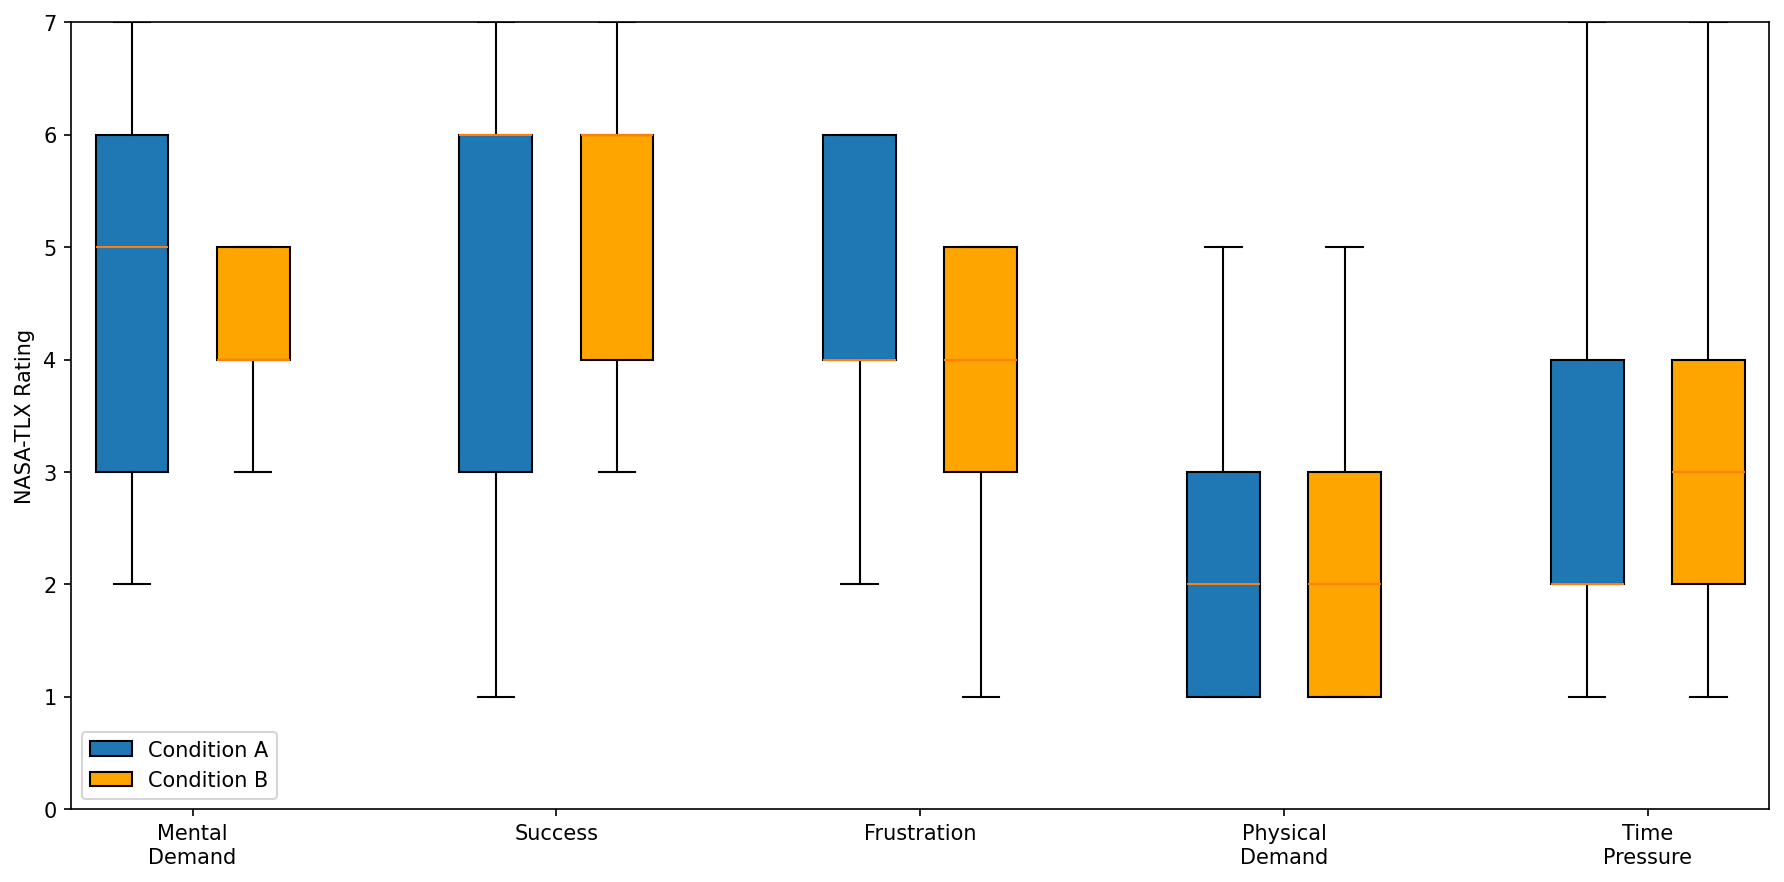

Generate this figure with Python:
import matplotlib.pyplot as plt

# Data
mental_A = [7,3,4,5,5,6,3,5,7,3,6,2,6]
mental_B = [4,4,5,4,3,5,4,3,5,5,4,5,3]

success_A = [2,6,1,6,3,7,7,6,6,4,5,6,3]
success_B = [5,3,3,6,4,6,7,7,6,4,5,6,6]

frustration_A = [6,2,3,6,4,4,4,6,2,4,5,4,6]
frustration_B = [2,3,5,5,3,4,4,3,1,5,5,4,2]

physical_A = [1,1,5,4,1,1,1,3,3,2,2,1,4]
physical_B = [1,1,4,3,1,3,1,2,5,2,2,1,1]

time_A = [4,1,3,5,1,2,2,6,3,2,2,7,1]
time_B = [3,1,5,4,1,3,2,3,7,2,2,5,2]

data_A = [mental_A, success_A, frustration_A, physical_A, time_A]
data_B = [mental_B, success_B, frustration_B, physical_B, time_B]

labels = [
    "Mental\nDemand",
    "Success",
    "Frustration",
    "Physical\nDemand",
    "Time\nPressure"
]

positions_A = [1,4,7,10,13]
positions_B = [2,5,8,11,14]

fig, ax = plt.subplots(figsize=(12,6))

bpA = ax.boxplot(
    data_A,
    positions=positions_A,
    widths=0.6,
    patch_artist=True
)

bpB = ax.boxplot(
    data_B,
    positions=positions_B,
    widths=0.6,
    patch_artist=True
)

for patch in bpB["boxes"]:
    patch.set_facecolor("orange")

ax.set_xticks([1.5,4.5,7.5,10.5,13.5])
ax.set_xticklabels(labels)

ax.set_ylabel("NASA-TLX Rating")
ax.set_ylim(0,7)

ax.legend(
    [bpA["boxes"][0], bpB["boxes"][0]],
    ["Condition A", "Condition B"]
)

plt.tight_layout()
plt.savefig("plots/nasa_tlx_boxplot.png", dpi=150, bbox_inches="tight")
